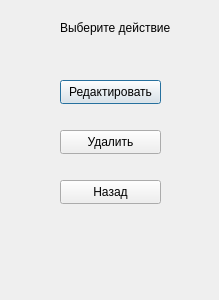
<?xml version="1.0" encoding="UTF-8"?>
<ui version="4.0">
 <class>Dialog</class>
 <widget class="QDialog" name="Dialog">
  <property name="geometry">
   <rect>
    <x>0</x>
    <y>0</y>
    <width>219</width>
    <height>300</height>
   </rect>
  </property>
  <property name="windowTitle">
   <string>Dialog</string>
  </property>
  <widget class="QLabel" name="label">
   <property name="geometry">
    <rect>
     <x>60</x>
     <y>20</y>
     <width>111</width>
     <height>16</height>
    </rect>
   </property>
   <property name="text">
    <string>Выберите действие</string>
   </property>
  </widget>
  <widget class="QPushButton" name="btn_edit">
   <property name="geometry">
    <rect>
     <x>60</x>
     <y>80</y>
     <width>101</width>
     <height>24</height>
    </rect>
   </property>
   <property name="text">
    <string>Редактировать</string>
   </property>
  </widget>
  <widget class="QPushButton" name="btn_delete">
   <property name="geometry">
    <rect>
     <x>60</x>
     <y>130</y>
     <width>101</width>
     <height>24</height>
    </rect>
   </property>
   <property name="text">
    <string>Удалить</string>
   </property>
  </widget>
  <widget class="QPushButton" name="btn_exit">
   <property name="geometry">
    <rect>
     <x>60</x>
     <y>180</y>
     <width>101</width>
     <height>24</height>
    </rect>
   </property>
   <property name="text">
    <string>Назад</string>
   </property>
  </widget>
 </widget>
 <resources/>
 <connections/>
</ui>
